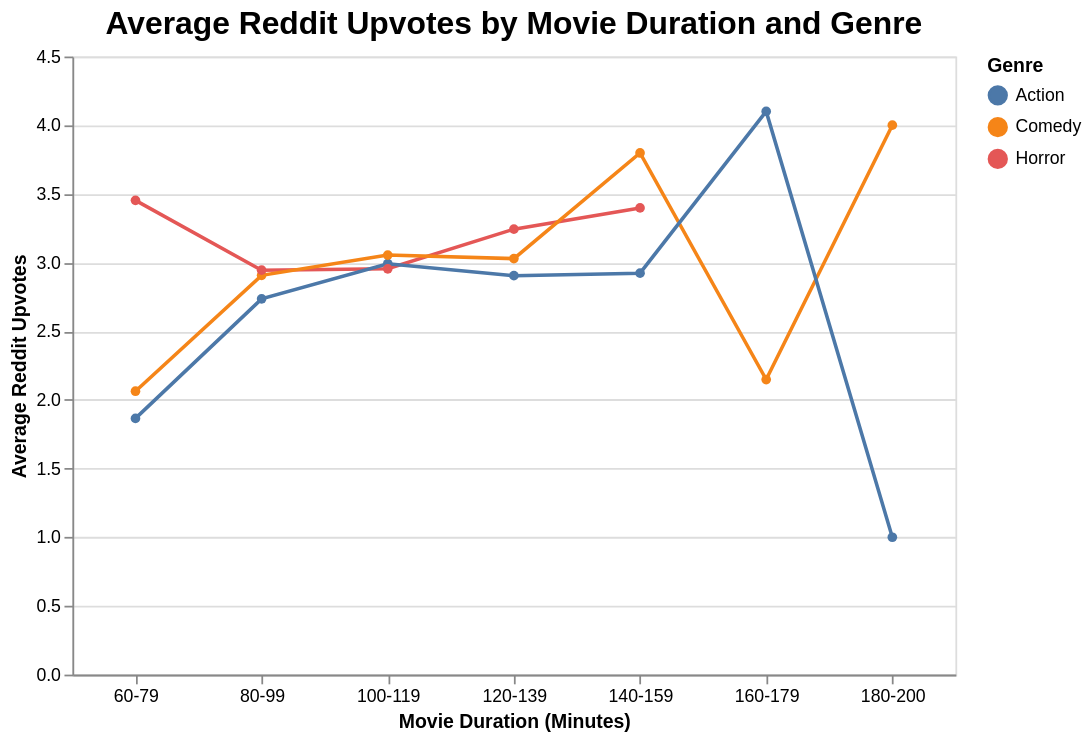

Notebook code cell kept with this figure:
### Code cell
# RQ3 Visualization
duration_order = ["60-79", "80-99", "100-119", "120-139", "140-159", "160-179", "180-200"]

rq3_viz = (
    alt.Chart(df3)
    .mark_line(point=True)
    .encode(
        x=alt.X(
            "duration_bin:N",
            title="Movie Duration (Minutes)",
            sort=duration_order,
            axis=alt.Axis(labelAngle=0)
        ),
        y=alt.Y(
            "avg_upvotes:Q",
            title="Average Reddit Upvotes"
        ),
        color=alt.Color(
            "genre:N",
            title="Genre",
            legend=alt.Legend(orient="right")
        )
    )
    .properties(
        width=500,
        height=350,
        title=alt.TitleParams(
            text="Average Reddit Upvotes by Movie Duration and Genre",
            anchor="middle",
            fontSize=18
        )
    )
)

rq3_viz

### Figure 1 — Vega-Lite specification as saved in the notebook (floating-point values rounded to 4 significant figures)
{"config": {"view": {"continuousWidth": 300, "continuousHeight": 300}}, "data": {"name": "data-42d5c634a4a49954d04a26ff1dd38335"}, "mark": {"type": "line", "point": true}, "encoding": {"color": {"field": "genre", "legend": {"orient": "right"}, "title": "Genre", "type": "nominal"}, "x": {"axis": {"labelAngle": 0}, "field": "duration_bin", "sort": ["60-79", "80-99", "100-119", "120-139", "140-159", "160-179", "180-200"], "title": "Movie Duration (Minutes)", "type": "nominal"}, "y": {"field": "avg_upvotes", "title": "Average Reddit Upvotes", "type": "quantitative"}}, "height": 350, "title": {"text": "Average Reddit Upvotes by Movie Duration and Genre", "anchor": "middle", "fontSize": 18}, "width": 500, "$schema": "https://vega.github.io/schema/vega-lite/v5.16.3.json", "datasets": {"data-42d5c634a4a49954d04a26ff1dd38335": [{"avg_upvotes": 3.453, "genre": "Horror", "duration_bin": "60-79"}, {"avg_upvotes": 2.063, "genre": "Comedy", "duration_bin": "60-79"}, {"avg_upvotes": 2.923, "genre": "Action", "duration_bin": "140-159"}, {"avg_upvotes": 2.904, "genre": "Action", "duration_bin": "120-139"}, {"avg_upvotes": 3.798, "genre": "Comedy", "duration_bin": "140-159"}, {"avg_upvotes": 4.1, "genre": "Action", "duration_bin": "160-179"}, {"avg_upvotes": 3.029, "genre": "Comedy", "duration_bin": "120-139"}, {"avg_upvotes": 2.736, "genre": "Action", "duration_bin": "80-99"}, {"avg_upvotes": 1.865, "genre": "Action", "duration_bin": "60-79"}, {"avg_upvotes": 2.992, "genre": "Action", "duration_bin": "100-119"}, {"avg_upvotes": 2.907, "genre": "Comedy", "duration_bin": "80-99"}, {"avg_upvotes": 2.954, "genre": "Horror", "duration_bin": "100-119"}, {"avg_upvotes": 3.054, "genre": "Comedy", "duration_bin": "100-119"}, {"avg_upvotes": 1.0, "genre": "Action", "duration_bin": "180-200"}, {"avg_upvotes": 2.148, "genre": "Comedy", "duration_bin": "160-179"}, {"avg_upvotes": 3.398, "genre": "Horror", "duration_bin": "140-159"}, {"avg_upvotes": 4.0, "genre": "Comedy", "duration_bin": "180-200"}, {"avg_upvotes": 2.944, "genre": "Horror", "duration_bin": "80-99"}, {"avg_upvotes": 3.243, "genre": "Horror", "duration_bin": "120-139"}]}}
